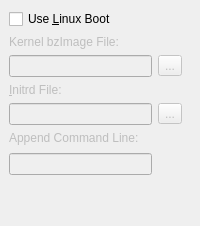
            <widget class="QWidget" name="Tab_Boot_Linux" >
             <attribute name="title" >
              <string>Boot Linux Kernel</string>
             </attribute>
             <layout class="QGridLayout" >
              <property name="margin" >
               <number>9</number>
              </property>
              <property name="spacing" >
               <number>6</number>
              </property>
              <item row="7" column="0" >
               <spacer>
                <property name="orientation" >
                 <enum>Qt::Vertical</enum>
                </property>
                <property name="sizeHint" stdset="0" >
                 <size>
                  <width>20</width>
                  <height>40</height>
                 </size>
                </property>
               </spacer>
              </item>
              <item row="0" column="0" >
               <widget class="QCheckBox" name="CH_Use_Linux_Boot" >
                <property name="text" >
                 <string>Use &amp;Linux Boot</string>
                </property>
               </widget>
              </item>
              <item row="2" column="1" >
               <widget class="QToolButton" name="TB_Linux_bzImage_SetPath" >
                <property name="enabled" >
                 <bool>false</bool>
                </property>
                <property name="text" >
                 <string>...</string>
                </property>
               </widget>
              </item>
              <item row="4" column="1" >
               <widget class="QToolButton" name="TB_Linux_Initrd_SetPath" >
                <property name="enabled" >
                 <bool>false</bool>
                </property>
                <property name="text" >
                 <string>...</string>
                </property>
               </widget>
              </item>
              <item row="6" column="1" >
               <spacer>
                <property name="orientation" >
                 <enum>Qt::Horizontal</enum>
                </property>
                <property name="sizeType" >
                 <enum>QSizePolicy::Fixed</enum>
                </property>
                <property name="sizeHint" stdset="0" >
                 <size>
                  <width>33</width>
                  <height>26</height>
                 </size>
                </property>
               </spacer>
              </item>
              <item row="2" column="0" >
               <widget class="QLineEdit" name="Edit_Linux_bzImage_Path" >
                <property name="enabled" >
                 <bool>false</bool>
                </property>
               </widget>
              </item>
              <item row="4" column="0" >
               <widget class="QLineEdit" name="Edit_Linux_Initrd_Path" >
                <property name="enabled" >
                 <bool>false</bool>
                </property>
               </widget>
              </item>
              <item row="6" column="0" >
               <widget class="QLineEdit" name="Edit_Linux_Command_Line" >
                <property name="enabled" >
                 <bool>false</bool>
                </property>
               </widget>
              </item>
              <item row="5" column="0" >
               <widget class="QLabel" name="Label_KernelCom" >
                <property name="enabled" >
                 <bool>false</bool>
                </property>
                <property name="text" >
                 <string>Append Command Line:</string>
                </property>
                <property name="buddy" >
                 <cstring>Edit_Linux_Command_Line</cstring>
                </property>
               </widget>
              </item>
              <item row="3" column="0" >
               <widget class="QLabel" name="Label_InitRD" >
                <property name="enabled" >
                 <bool>false</bool>
                </property>
                <property name="text" >
                 <string>&amp;Initrd File:</string>
                </property>
                <property name="buddy" >
                 <cstring>Edit_Linux_Initrd_Path</cstring>
                </property>
               </widget>
              </item>
              <item row="1" column="0" >
               <widget class="QLabel" name="Label_bzImage" >
                <property name="enabled" >
                 <bool>false</bool>
                </property>
                <property name="text" >
                 <string>Kernel bzImage File:</string>
                </property>
                <property name="buddy" >
                 <cstring>Edit_Linux_bzImage_Path</cstring>
                </property>
               </widget>
              </item>
             </layout>
            </widget>
